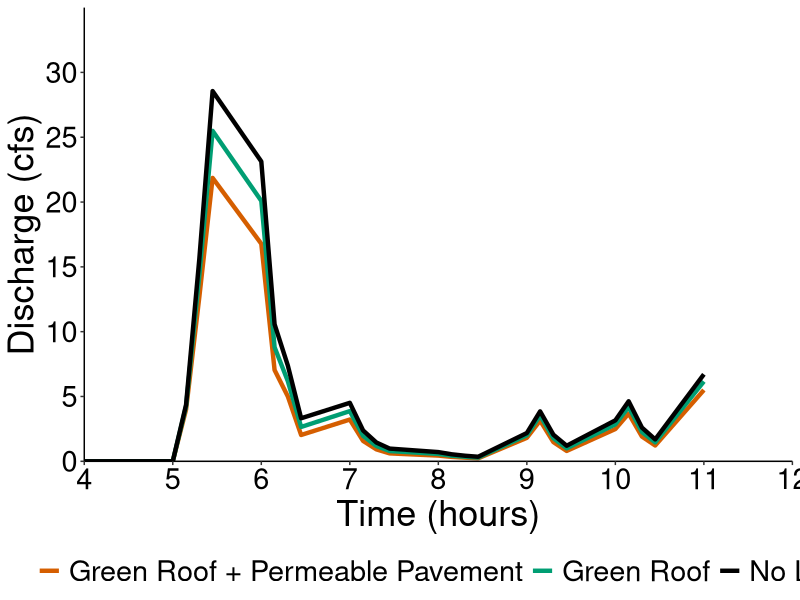
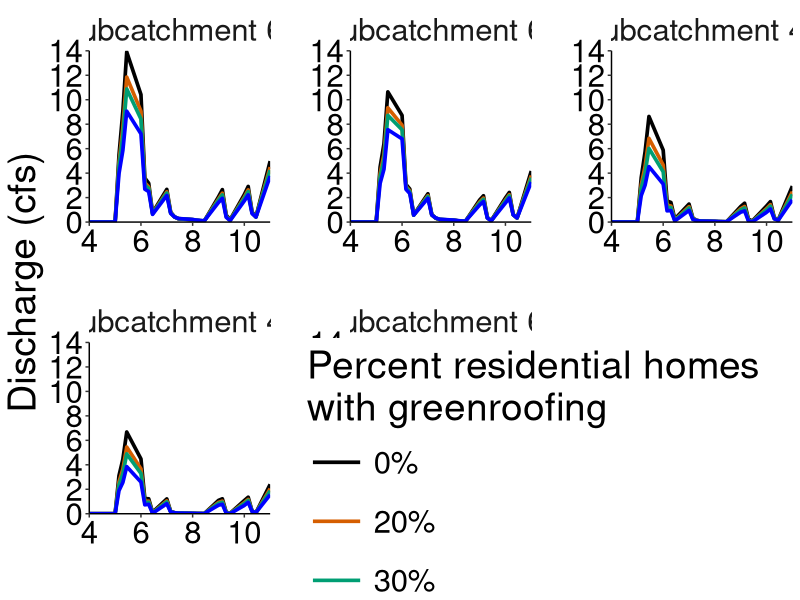
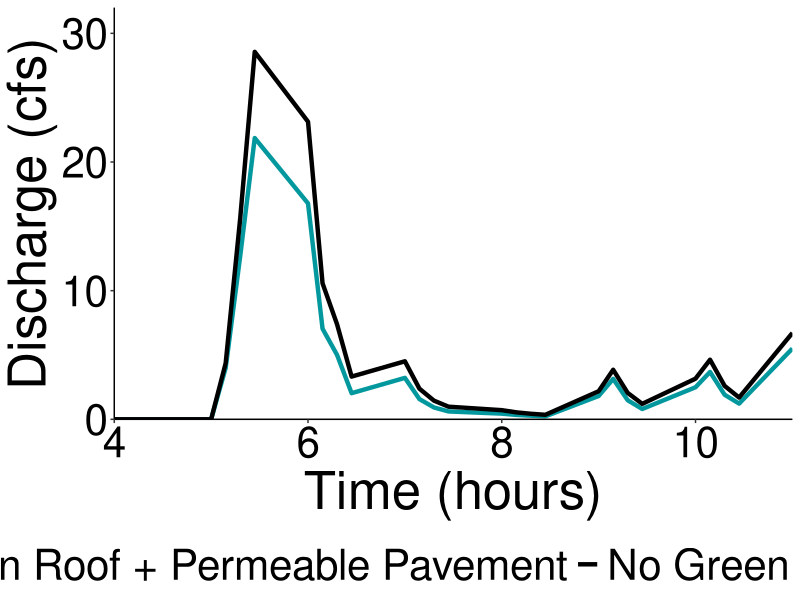
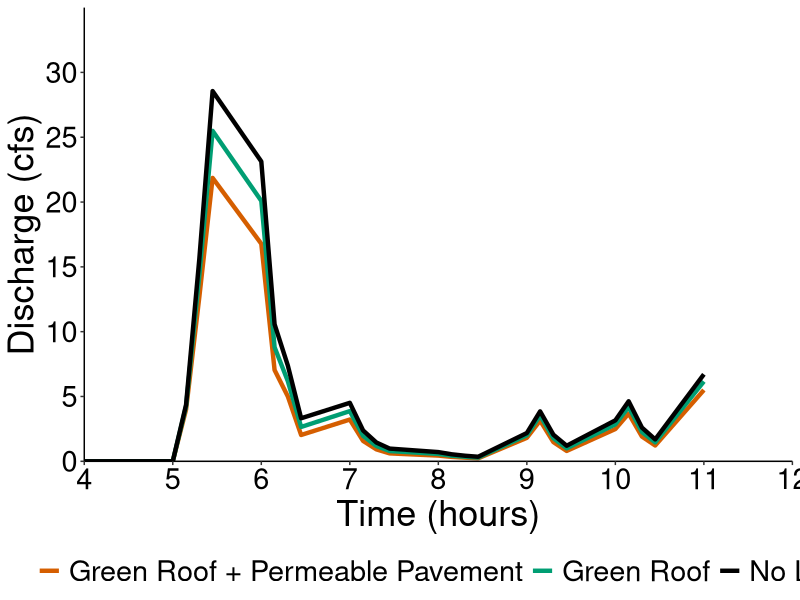
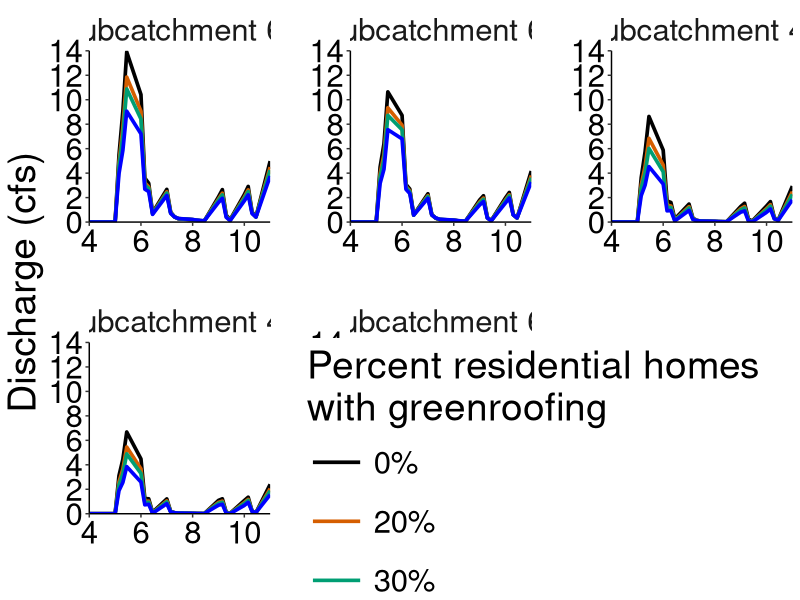

These charts were generated, in order, by the following R code: (Note: this script raises an error after producing the figures.)
## ---- chunk 1
knitr::opts_chunk$set(echo = TRUE)
library(tidyverse) #For data wrangling
library(here)
library(kableExtra) # for tables
library(gganimate) # for creating gif
## ---- chunk 2
#read in data
subcatch_78runoff <- read.csv(here("LID_Graphs", "subcatchment78_LID_runoff.csv"))
wailupe_greenroof_top5 <- read.csv(here("LID_Graphs", "wailupe_greenroof_top5.csv"))
## ---- chunk 3
#Create graph for subcatchment 78 runoff 

cbp2 <- c("#D55E00","#009E73", "#000000")

runoff_78 <- ggplot(subcatch_78runoff, aes(x=time, y = runoff_cfs, color = lid_type)) + 
  geom_line(aes(color=lid_type), size= 1.5)+
  theme_classic()+
  labs(x="Time (hours)", y="Discharge (cfs)")+
  scale_y_continuous(limits= c(0,35), breaks= seq(0,30, by= 5),expand= c(0,0))+
  scale_x_continuous(limits= c(4,12), breaks= seq(0,12, by= 1),expand= c(0,0))+
  theme(legend.title = element_blank())+
  theme(legend.position="bottom") +
  scale_colour_manual(labels = c("Green Roof + Permeable Pavement", "Green Roof", "No LID"), values= cbp2) +
  theme(text=element_text(color="black"),axis.text=element_text(color="black")) +
  theme(text = element_text(size =26))

runoff_78

ggsave("lid_runoff_78.png", runoff_78, width = 16, height = 10, units = "in" )

## animated plot

runoff_78_animate <- ggplot(subcatch_78runoff, aes(x=time, y = runoff_cfs, color = lid_type)) + 
  geom_line(aes(color=lid_type), size= 1.5)+
  theme_classic()+
  labs(x="Time (hours)", y="Discharge (cfs)")+
  scale_y_continuous(limits= c(0,35), breaks= seq(0,30, by= 5),expand= c(0,0))+
  scale_x_continuous(limits= c(4,12), breaks= seq(0,12, by= 1),expand= c(0,0))+
  theme(legend.title = element_blank())+
  theme(legend.position="bottom") +
  scale_colour_manual(labels = c("Green Roof + Permeable Pavement", "Green Roof", "No LID"), values= cbp2) +
  theme(text=element_text(color="black"),axis.text=element_text(color="black")) +
  theme(text = element_text(size =26)) +
    transition_reveal(time)

runoff_78_animate

# animate in a two step process:
 # animate(runoff_78_animate, height = 900, width =1000, renderer = gifski_renderer(loop = FALSE), bg = 'transparent')
  # anim_save("runoff_78_animate.gif")  
## ---- chunk 4
# graph green roof scenarios for top 5 runoff hotspots 

cbp2 <- c("#000000","#D55E00","#009E73", 'blue')

top5 <- ggplot(wailupe_greenroof_top5, aes(x=time, y = runoff_cfs, color = perc_greenroof)) + 
  geom_line(aes(color=perc_greenroof), size= 1.25)+
  theme_classic() +
  facet_wrap(~factor(subcatchment, levels=c('Subcatchment 67','Subcatchment 68','Subcatchment 45','Subcatchment 47', 'Subcatchment 60')), scales = "free")+ # arrange by 67, 68, 45, 47, 60  
  labs(x="Time (hours)", y="Discharge (cfs)")+
  scale_y_continuous(limits= c(0,14), breaks= seq(0,14, by= 2),expand= c(0,0))+
  scale_x_continuous(limits= c(4,11), breaks= seq(4,11, by= 2),expand= c(0,0))+
  theme(panel.spacing.x = unit(10, "mm"), 
        panel.spacing.y= unit(10, "mm"),
        strip.background = element_blank()) +
  theme(legend.position="right") +
  scale_colour_manual(labels = c("0%", "20%", "30%", "50%"), values= cbp2, name = "Percent residential homes \nwith greenroofing") +
  theme(text=element_text(color="black"),axis.text=element_text(color="black")) +
  theme(text = element_text(size =28)) + 
  theme(
    legend.position = c(.98, .38),
    legend.justification = c("right", "top"),
    legend.box.just = "right",
    legend.margin = margin(6, 6, 6, 6), 
    legend.key.size = unit(1.5, "cm"),
    legend.title=element_text(size=28)) 

top5

ggsave("top5.png", top5, width = 20, height = 10, units = "in")

## ---- chunk 5
## read in each percent green roof
wailupe_greenroof_20perc <- read.csv(here("LID_Graphs", "wailupe_green_roofs_20percentresults.csv"))
wailupe_greenroof_30perc <- read.csv(here("LID_Graphs", "wailupe_green_roofs_30percentresults.csv"))
wailupe_greenroof_50perc <- read.csv(here("LID_Graphs", "wailupe_green_roofs_50percentresults.csv"))
## ---- chunk 6
wailupe_greenroof_20perc_table <- wailupe_greenroof_20perc %>% 
  arrange(desc(Runoff.Coefficient)) %>%  
  kable(col.names=c("Subcatchment","Total Runoff (10$^{6}$ gal)", "Peak Runoff (cfs)", "Runoff Coefficient")) %>%
  kable_styling(bootstrap_options = "striped")

wailupe_greenroof_20perc_table


wailupe_greenroof_30perc_table <- wailupe_greenroof_30perc %>% 
  arrange(desc(Runoff.Coefficient)) %>%  
  kable(col.names=c("Subcatchment","Total Runoff (10$^{6}$ gal)", "Peak Runoff (cfs)", "Runoff Coefficient")) %>%
  kable_styling(bootstrap_options = "striped")

wailupe_greenroof_30perc_table

wailupe_greenroof_50perc_table <- wailupe_greenroof_50perc %>% 
  arrange(desc(Runoff.Coefficient)) %>%  
  kable(col.names=c("Subcatchment","Total Runoff (10$^{6}$ gal)", "Peak Runoff (cfs)", "Runoff Coefficient")) %>%
  kable_styling(bootstrap_options = "striped")

wailupe_greenroof_50perc_table
## ---- chunk 7
## black = no lid 
## blue = combined = #03989E

cp3 <- c("#03989E", "#000000")

subcatch_78runoff_nolid_comb <- subcatch_78runoff %>% 
  filter(lid_type %in% c("no_lid", "combined"))

# to export sub 78 df with just no_lid and combined greenroof and permeable pavement 
# write.csv(subcatch_78runoff_nolid_comb, "subcatch_78runoff_nolid_comb.csv")

runoff_78_nolid_comb <- ggplot(subcatch_78runoff_nolid_comb, aes(x=time, y = runoff_cfs, color = lid_type)) + 
  geom_line(aes(color=lid_type), size= 1.5)+
  theme_classic()+
  labs(x="Time (hours)", y="Discharge (cfs)")+
  scale_y_continuous(limits= c(0,32), breaks= seq(0,30, by= 10),expand= c(0,0))+
  scale_x_continuous(limits= c(4,11), breaks= seq(0,12, by= 2),expand= c(0,0))+
  theme(legend.title = element_blank())+
  theme(legend.position="bottom") +
  scale_colour_manual(labels = c("Green Roof + Permeable Pavement", "No Green Infastructure"), values= cp3) +
  theme(text=element_text(color="black"),axis.text=element_text(color="black")) +
  theme(text = element_text(size =38))

runoff_78_nolid_comb

# ggsave("runoff_78_nolid_comb.png", runoff_78_nolid_comb, width = 16, height = 10, units = "in" )

## animated plot for publics
runoff_78_nolid_comb_animate <- ggplot(subcatch_78runoff_nolid_comb, aes(x=time, y = runoff_cfs, color = lid_type)) + 
  geom_line(aes(color=lid_type), size= 1.5)+
  theme_classic()+
  labs(x="Time (hours)", y="Discharge (cfs)")+
  scale_y_continuous(limits= c(0,32), breaks= seq(0,30, by= 10),expand= c(0,0))+
  scale_x_continuous(limits= c(4,11), breaks= seq(0,12, by= 2),expand= c(0,0))+
  theme(legend.title = element_blank())+
  theme(legend.position="bottom") +
  scale_colour_manual(labels = c("Green Roof + Permeable Pavement", "No Green Infastructure"), values= cp3) +
  theme(text=element_text(color="black"),axis.text=element_text(color="black")) +
  theme(text = element_text(size=38)) +
  transition_reveal(time) +
  theme(
    panel.background = element_rect(fill = "transparent"), # bg of the panel
    plot.background = element_rect(fill = "transparent", color = NA), # bg of the plot
    panel.grid.major = element_blank(), # get rid of major grid
    panel.grid.minor = element_blank(), # get rid of minor grid
    legend.background = element_rect(fill = "transparent"), # get rid of legend bg
  )

runoff_78_nolid_comb_animate

# animate in a two step process:
 animate(runoff_78_nolid_comb_animate, height = 900, width =1000, renderer = gifski_renderer(loop = FALSE), bg = 'transparent')

 # anim_save("runoff_78_nolid_comb_animate.gif") 
